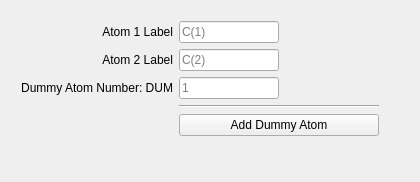
                  <widget class="QWidget" name="page_3">
                   <property name="geometry">
                    <rect>
                     <x>0</x>
                     <y>0</y>
                     <width>420</width>
                     <height>182</height>
                    </rect>
                   </property>
                   <attribute name="label">
                    <string>Dummy Atoms</string>
                   </attribute>
                   <layout class="QGridLayout" name="gridLayout_15">
                    <item row="0" column="1">
                     <layout class="QVBoxLayout" name="verticalLayout_6">
                      <property name="leftMargin">
                       <number>10</number>
                      </property>
                      <property name="topMargin">
                       <number>10</number>
                      </property>
                      <property name="rightMargin">
                       <number>10</number>
                      </property>
                      <property name="bottomMargin">
                       <number>10</number>
                      </property>
                      <item>
                       <layout class="QGridLayout" name="gridLayout_24">
                        <item row="1" column="0">
                         <widget class="QLabel" name="Atom1Lab">
                          <property name="text">
                           <string>Atom 1 Label</string>
                          </property>
                          <property name="alignment">
                           <set>Qt::AlignRight|Qt::AlignTrailing|Qt::AlignVCenter</set>
                          </property>
                         </widget>
                        </item>
                        <item row="2" column="1">
                         <widget class="QLineEdit" name="Atom2">
                          <property name="maximumSize">
                           <size>
                            <width>100</width>
                            <height>16777215</height>
                           </size>
                          </property>
                          <property name="text">
                           <string/>
                          </property>
                          <property name="placeholderText">
                           <string>C(2)</string>
                          </property>
                         </widget>
                        </item>
                        <item row="1" column="1">
                         <widget class="QLineEdit" name="Atom1">
                          <property name="maximumSize">
                           <size>
                            <width>100</width>
                            <height>16777215</height>
                           </size>
                          </property>
                          <property name="text">
                           <string/>
                          </property>
                          <property name="placeholderText">
                           <string>C(1)</string>
                          </property>
                         </widget>
                        </item>
                        <item row="5" column="1">
                         <widget class="QPushButton" name="dumBut">
                          <property name="minimumSize">
                           <size>
                            <width>200</width>
                            <height>0</height>
                           </size>
                          </property>
                          <property name="maximumSize">
                           <size>
                            <width>200</width>
                            <height>16777215</height>
                           </size>
                          </property>
                          <property name="toolTip">
                           <string>Add dummy atom in the average position of two other atoms</string>
                          </property>
                          <property name="text">
                           <string>Add Dummy Atom</string>
                          </property>
                         </widget>
                        </item>
                        <item row="3" column="0">
                         <widget class="QLabel" name="Atom2Lab_2">
                          <property name="text">
                           <string>Dummy Atom Number: DUM</string>
                          </property>
                          <property name="alignment">
                           <set>Qt::AlignRight|Qt::AlignTrailing|Qt::AlignVCenter</set>
                          </property>
                         </widget>
                        </item>
                        <item row="2" column="0">
                         <widget class="QLabel" name="Atom2Lab">
                          <property name="text">
                           <string>Atom 2 Label</string>
                          </property>
                          <property name="alignment">
                           <set>Qt::AlignRight|Qt::AlignTrailing|Qt::AlignVCenter</set>
                          </property>
                         </widget>
                        </item>
                        <item row="3" column="1">
                         <widget class="QLineEdit" name="DUMnum">
                          <property name="maximumSize">
                           <size>
                            <width>100</width>
                            <height>16777215</height>
                           </size>
                          </property>
                          <property name="text">
                           <string/>
                          </property>
                          <property name="placeholderText">
                           <string>1</string>
                          </property>
                         </widget>
                        </item>
                        <item row="1" column="2">
                         <spacer name="horizontalSpacer">
                          <property name="orientation">
                           <enum>Qt::Horizontal</enum>
                          </property>
                          <property name="sizeHint" stdset="0">
                           <size>
                            <width>40</width>
                            <height>20</height>
                           </size>
                          </property>
                         </spacer>
                        </item>
                        <item row="4" column="1">
                         <widget class="Line" name="line">
                          <property name="orientation">
                           <enum>Qt::Horizontal</enum>
                          </property>
                         </widget>
                        </item>
                       </layout>
                      </item>
                      <item>
                       <widget class="QLabel" name="addDUMLab">
                        <property name="font">
                         <font>
                          <italic>true</italic>
                         </font>
                        </property>
                        <property name="text">
                         <string/>
                        </property>
                        <property name="textInteractionFlags">
                         <set>Qt::LinksAccessibleByMouse|Qt::TextSelectableByKeyboard</set>
                        </property>
                       </widget>
                      </item>
                      <item>
                       <spacer name="verticalSpacer_6">
                        <property name="orientation">
                         <enum>Qt::Vertical</enum>
                        </property>
                        <property name="sizeHint" stdset="0">
                         <size>
                          <width>20</width>
                          <height>40</height>
                         </size>
                        </property>
                       </spacer>
                      </item>
                     </layout>
                    </item>
                   </layout>
                  </widget>
